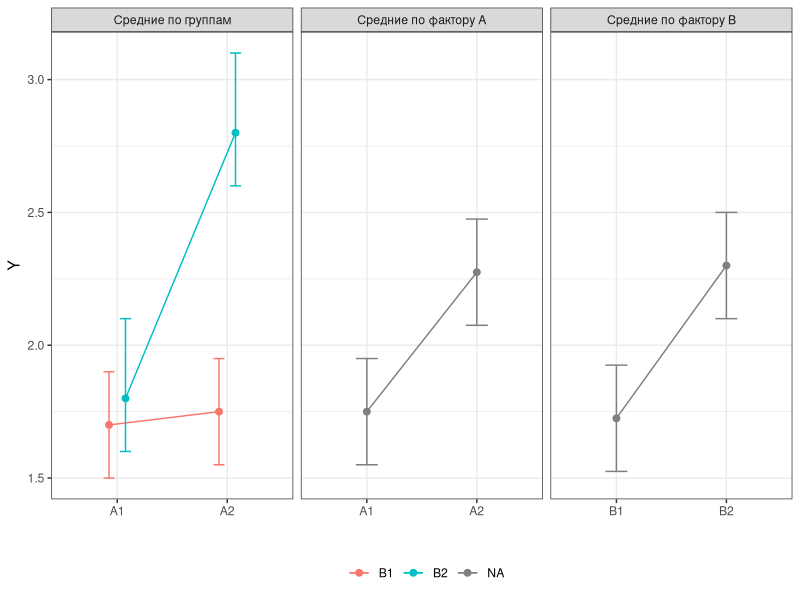
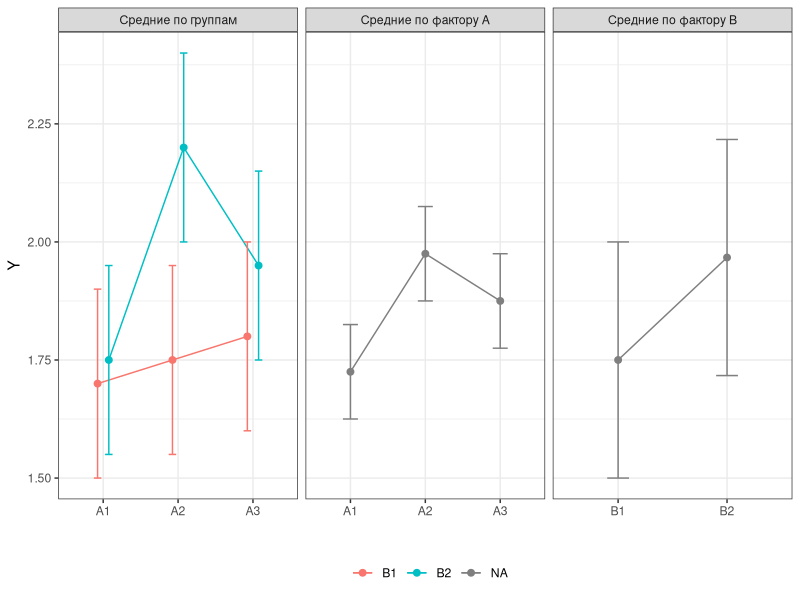

These charts were generated, in order, by the following R code:
library(tidyverse)
theme_set(theme_bw())
theme_update(legend.position = "bottom")

tibble(
  A =     c("A1", "A1", "A2", "A2"),
  B =     c("B1", "B2", "B1", "B2"),
  Y =     c(1.70, 1.80, 1.75, 2.80),
  Ymin =  c(1.50, 1.60, 1.55, 2.60),
  Ymax =  c(1.90, 2.10, 1.95, 3.10),
  facet = "Средние по группам"
) %>% 
  bind_rows(
    tibble(
      A =     c("A1", "A2"),
      Y =     c(1.75, 2.275),
      Ymin =  c(1.55, 2.475),
      Ymax =  c(1.95, 2.075),
      facet = "Средние по фактору A"
    )
  ) %>% 
  bind_rows(
    tibble(
      A =     c("B1", "B2"),
      Y =     c(1.725, 2.30),
      Ymin =  c(1.525, 2.10),
      Ymax =  c(1.925, 2.50),
      facet = "Средние по фактору B"
    )
  ) %>% 
  ggplot(aes(A, Y, color = B, group = B)) +
  geom_line(position = position_dodge(.3)) +
  geom_errorbar(aes(ymin = Ymin,
                    ymax = Ymax),
                width = .2,
                position = position_dodge(.3)) +
  geom_point(size = 2,
             position = position_dodge(.3)) +
  facet_wrap(~ facet, scales = "free_x") +
  labs(x = "", color = "")


tibble(
  A =     c("A1", "A1", "A2", "A2", "A3", "A3"),
  B =     c("B1", "B2", "B1", "B2", "B1", "B2"),
  Y =     c(1.70, 1.75, 1.75, 2.20, 1.80, 1.95),
  Ymin =  c(1.50, 1.55, 1.55, 2.40, 1.60, 1.75),
  Ymax =  c(1.90, 1.95, 1.95, 2.00, 2.00, 2.15),
  facet = "Средние по группам"
) %>% 
  bind_rows(
    tibble(
      A =     c("A1", "A2", "A3"),
      Y =     c(1.725, 1.975, 1.875),
      Ymin =  c(1.625, 1.875, 1.775),
      Ymax =  c(1.825, 2.075, 1.975),
      facet = "Средние по фактору A"
    )
  ) %>%
  bind_rows(
    tibble(
      A =     c("B1", "B2"),
      Y =     c(1.75, 1.967),
      Ymin =  c(1.50, 1.717),
      Ymax =  c(2.00, 2.217),
      facet = "Средние по фактору B"
    )
  ) %>%
  ggplot(aes(A, Y, color = B, group = B)) +
  geom_line(position = position_dodge(.3)) +
  geom_errorbar(aes(ymin = Ymin,
                    ymax = Ymax),
                width = .2,
                position = position_dodge(.3)) +
  geom_point(size = 2,
             position = position_dodge(.3)) +
  facet_wrap(~ facet, scales = "free_x") +
  labs(x = "", color = "")

